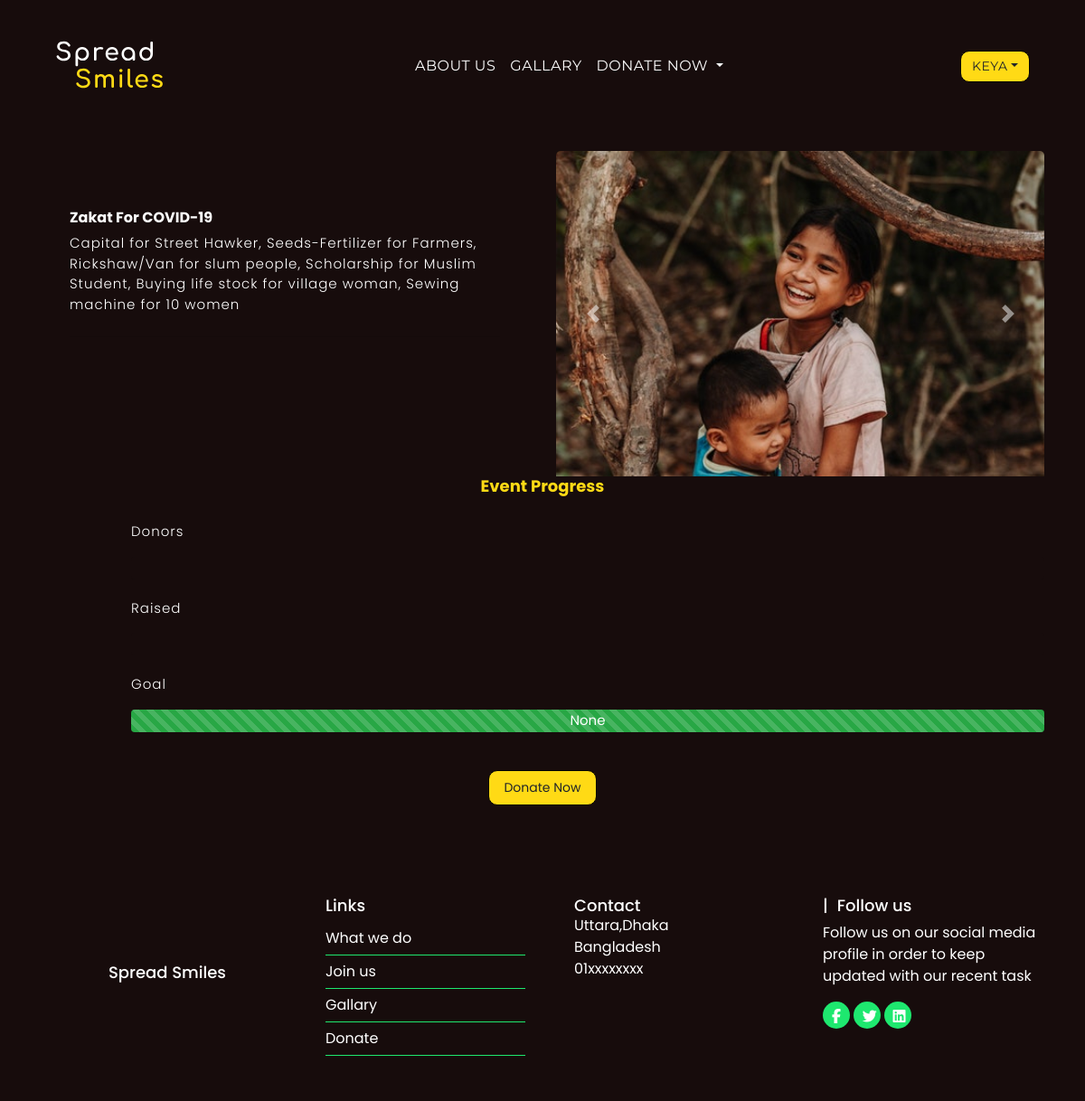
The app's page /event/2/ (signed in) with its own data.
### user/models.py (models this page shows, shortened)
class Event(models.Model):
    organization_name = models.ForeignKey(
        Organization, null=True, on_delete=models.SET_NULL)
    event_title = models.CharField(max_length=200)
    description = models.TextField(max_length=500)
    goal = models.IntegerField(null=True)
    date_created = models.DateTimeField(auto_now_add=True)

### user/views.py (the view, shortened to what this page needs)
# urls.py: path('event/<str:pk>/', views.singleevent, name="event"),
def singleevent(request, pk):
    event = Event.objects.get(id=pk)
    donators = event.moneydonatorinfo_set.all()
    donators_count = donators.count()
    if(donators_count == 0):
        raised = 0
        raised_p = 0
        context = {'event': event,
                   'donators_count': donators_count, 'raised': raised, 'raised_p': raised_p}
        return render(request, 'user/eventdet.html', context)

### user/templates/user/eventdet.html (shortened to what this page needs)
{% extends "user/base.html" %}
{% load static %}
{% block css %}
<link rel="stylesheet" href="{% static 'css/eventdet.css' %}" />
{% endblock css %}
{% block content %}
<br>
   <div class="row">
        <div class="col">
          <div class="jumbotron">
            <h1 class="display-4">{{event.event_title}}</h1>
            <p class="lead">
              {{event.description}}
            </p>
            <hr class="my-4" />
          </div>
        </div>
        <div class="col pic">
          <div id="carouselExampleControls" class="carousel slide" data-ride="carousel">
  <div class="carousel-inner">
    <div class="carousel-item active">
      <img class=" img-fluid d-block w-100 new" src="{% static 'images/f.jpg' %}" alt="First slide">
    </div>
  </div>
  <a class="carousel-control-prev" href="#carouselExampleControls" role="button" data-slide="prev">
    <span class="carousel-control-prev-icon" aria-hidden="true"></span>
  </a>
  <a class="carousel-control-next" href="#carouselExampleControls" role="button" data-slide="next">
    <span class="carousel-control-next-icon" aria-hidden="true"></span>
  </a>
</div>
        </div>
      </div>
      <h1 class="display-3">Event Progress</h1><br>
     <p class="lead sr">Donors</p>
      <div class="progress "style="height:25px;">
</div> <br>
<p class="lead sr">Raised</p>
<div class="progress" style="height:25px;">
</div><br><p class="lead sr">Goal</p>
    <div class="progress" style="height:25px;">
  <div class="progress-bar progress-bar-striped bg-success progress-bar-animated" role="progressbar" style="width: 100%" >{{event.goal}}</div>
</div>
     <br><br> <div class="text-center">
         <a class="btn ss btn-lg" href="/donatemoney/{{event.id}}" role="button"
              >Donate Now</a
            >
     </div>
{% endblock content %}

### user/templates/user/navbar.html (shortened to what this page needs)
{% load static %}
<link rel="stylesheet" type="text/css" href="{% static 'css/navbar.css' %}">
<nav class="navbar navbar-expand-md sticky-top">
  <a class="navbar-brand" href="/"
    ><img class="img-fluid t" src="{% static 'images/logo.svg'%}" alt=""
  /></a>
  <div class="collapse navbar-collapse na" id="navbarSupportedContent">
    <ul class="navbar-nav m-auto">
      <li class="nav-item">
        <a class="nav-link" href="/about"
          >About Us<span class="sr-only">(current)</span></a
        >
      </li>
      <li class="nav-item">
        <a class="nav-link" href="/gallary">Gallary</a>
      </li>
      <li class="nav-item dropdown">
        <a
          class="nav-link dropdown-toggle"
          href="#"
          id="navbarDropdown"
          role="button"
          data-toggle="dropdown"
          aria-haspopup="true"
          aria-expanded="false"
        >
          Donate Now
        </a>
      </li>
    </ul>
    {% if request.user.is_authenticated %}
    <ul class="navbar-nav">
      <li class="nav-item dropdown">
        <a
          class="btn btn-warning ss dropdown-toggle"
          href="#"
          id="navbarDropdown"
          role="button"
          data-toggle="dropdown"
          aria-haspopup="true"
          aria-expanded="false"
        >{{request.user}}</a>
      </li>
    </ul>
    {% else %}
      <a href="/register" class="btn btn-warning ss mr-0">Join Us</a>
    {% endif %}
  </div>
</nav>

### static/css/eventdet.css (style rules this page uses)
body { background-color: #170c0c; font-family: poppins; font-size: 14px; }
.display-4 { font-size: 16px; font-weight: bold; color: white; }
.lead { font-size: 15px; color: white; letter-spacing: 1px; }
.jumbotron { background: none; }
.ss { border: 1px solid; border-color: black; border-radius: 10px; font-size: 14px; cursor: pointer; background-color: #ffda15; }
div.progress { background-color: #170c0c; text-align: center; margin-left: 100px; }
div.progress-bar { font-size: 15px; }
.sr { margin-left: 100px; }
.display-3 { color: #ffda15; font-weight: bold; font-size: 18px; text-align: center; }
.pic { width: 100%; }
.new { float: right; width: 250px; height: 250; border-top-left-radius: 15px; border-top-right-radius: 15px; border-top-right-radius: 5px; border-top-left-radius: 5px; }

### static/css/navbar.css (style rules this page uses)
.navbar { background-color: #170c0c; text-transform: uppercase; font-family: Montserrat; font-size: 1rem; letter-spacing: 0.5px; margin: 30px 0px; }
a.nav-link { color: white; }
.t { width: 120px; background-size: cover; grid-area: image; }
.ss { border-radius: 10px; transition: 0.3s all ease; }

### records on screen
Event: event_title "Zakat For COVID-19", description "Capital for Street Hawker, Seeds-Fertilizer for Farmers, Rickshaw/Van for slum people, Scholarship for Muslim Student, Buying life stock for village woman, Sewing machine for 10 women", goal "None"

### other values on screen
{{ request.user }} "KEYA"
